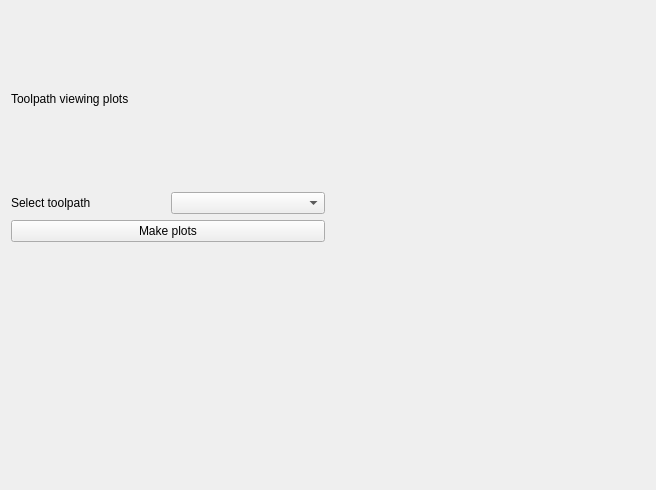
<?xml version="1.0" encoding="UTF-8"?>
<ui version="4.0">
 <class>SingleToolpathPlots</class>
 <widget class="QWidget" name="SingleToolpathPlots">
  <property name="geometry">
   <rect>
    <x>0</x>
    <y>0</y>
    <width>656</width>
    <height>490</height>
   </rect>
  </property>
  <property name="windowTitle">
   <string>Form</string>
  </property>
  <layout class="QGridLayout" name="gridLayout_2">
   <item row="0" column="0">
    <layout class="QGridLayout" name="gridLayout">
     <item row="1" column="2">
      <widget class="QWidget" name="plot_br" native="true"/>
     </item>
     <item row="0" column="1">
      <layout class="QVBoxLayout" name="verticalLayout">
       <item>
        <widget class="QLabel" name="label">
         <property name="text">
          <string>Toolpath viewing plots</string>
         </property>
        </widget>
       </item>
       <item>
        <layout class="QHBoxLayout" name="horizontalLayout">
         <item>
          <widget class="QLabel" name="label_2">
           <property name="text">
            <string>Select toolpath</string>
           </property>
          </widget>
         </item>
         <item>
          <widget class="QComboBox" name="comboBox"/>
         </item>
        </layout>
       </item>
       <item>
        <widget class="QPushButton" name="pushButton">
         <property name="text">
          <string>Make plots</string>
         </property>
        </widget>
       </item>
      </layout>
     </item>
     <item row="1" column="1">
      <widget class="QWidget" name="plot_bl" native="true"/>
     </item>
     <item row="0" column="2">
      <widget class="QWidget" name="plot_tr" native="true"/>
     </item>
    </layout>
   </item>
  </layout>
 </widget>
 <resources/>
 <connections/>
</ui>
